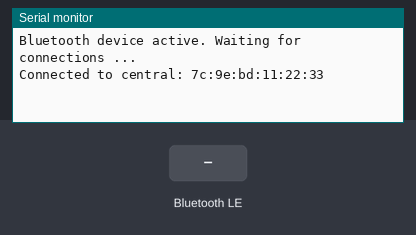
Recording of a sketch running on a simulated Arduino Nano 33 IoT. Parts: the last lines printed to the serial monitor. The inputs (shaded band) are chosen by the test bench. Nothing arrives over Bluetooth unless stated; a phone connects over Bluetooth LE 3 s after start.

Above: at 3.8 s.
3.9 s: Bluetooth LE write "1" received
At 5.1 s:
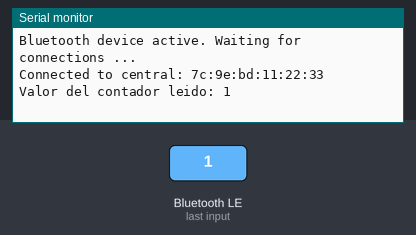
5.4 s: Bluetooth LE write "0" received
At 6.5 s:
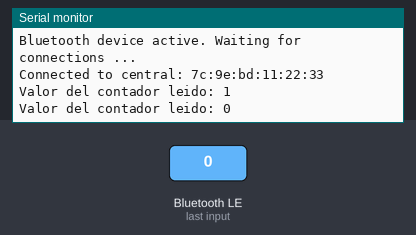
6.9 s: Bluetooth LE write "2" received
At 7.6 s:
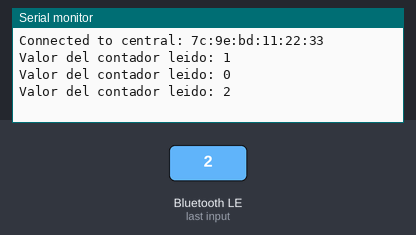

The sketch:

NanoBLE.ino
```cpp
#include <ArduinoBLE.h>

BLEService bikeService("19B10000-E8F2-537E-4F6C-D104768A1214");

BLEByteCharacteristic bikeCharacteristic("19B10001-E8F2-537E-4F6C-D104768A1214", BLERead | BLEWrite);

int counter = 0;

void setup() {
  Serial.begin(115200);
  while (!Serial);

  // begin initialization
  if (!BLE.begin()) {
    Serial.println("Failed to start BLE");
    while(1);
  }

  // set advertised local name and service UUID:
  BLE.setLocalName("BIKE");
  BLE.setAdvertisedService(bikeService);

  // add the characteristic to the service
  bikeService.addCharacteristic(bikeCharacteristic);

  // add service
  BLE.addService(bikeService);

  // set the initial value for the characeristic:
  bikeCharacteristic.writeValue(counter);

  // start advertising
  BLE.advertise();

  Serial.println("Bluetooth device active. Waiting for connections ...");

}

void loop() {
  // listen for BLE peripherals to connect:
  BLEDevice central = BLE.central();

  // if a central is connected to peripheral:
  if (central) {
    Serial.print("Connected to central: ");
    // print the central's MAC address:
    Serial.println(central.address());

    // while the central is still connected to peripheral:
    while (central.connected()) {
      // if the remote device wrote to the characteristic,
      // use the value to control the LED:
      if (bikeCharacteristic.written()) {
        counter = bikeCharacteristic.value();
        Serial.print("Valor del contador leido: ");
        Serial.println(counter);
      }
    }
    // when the central disconnects, print it out:
    Serial.print(F("Disconnected from central: "));
    Serial.println(central.address());
  }
}
```

Measured:
- after the input at 3.9 s, the serial monitor: prints a new line at once (image 1)
- after the input at 5.4 s, the serial monitor: prints a new line at once (image 2)
- after the input at 6.9 s, the serial monitor: prints a new line at once (image 3)
